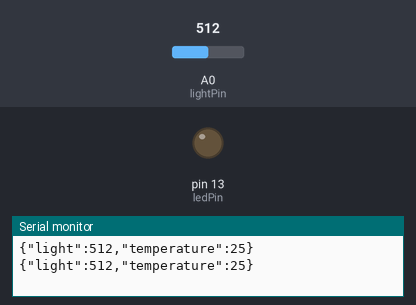
The sketch below on a simulated Arduino Uno, built with avr-gcc and run on an emulated ATmega328P. Parts: output pins drawn as LEDs (lit = HIGH), the last lines printed to the serial monitor. Inputs (shaded band) come from the test bench; at power-on: A0 (lightPin) = 512.

Above: at 1.8 s.
1.9 s: A0 (lightPin) set to 409
3.4 s: A0 (lightPin) set to 386
At 5.1 s:
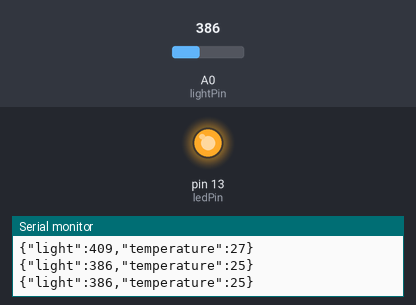
5.5 s: A0 (lightPin) set to 410
At 6.7 s:
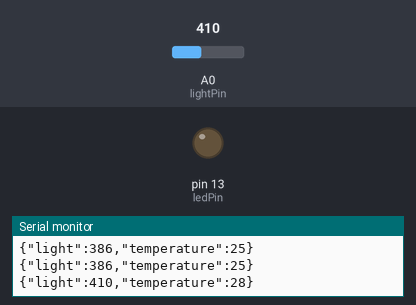
7.5 s: A0 (lightPin) set to 390
At 9.4 s:
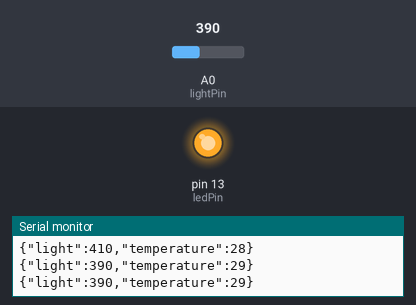
Timing chart, 0 to 10.5 s (numbered marks = the images above; inputs shaded):
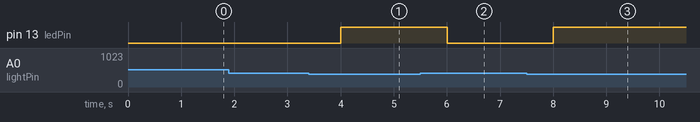

Measured:
- the behaviour switches between 400 and 399 on A0 (lightPin) (found by bisection; images 0 and 1)
- after the input at 3.4 s, pin 13 (ledPin): LOW → HIGH after 0.60 s
- after the input at 5.5 s, pin 13 (ledPin): HIGH → LOW after 0.50 s
- after the input at 7.5 s, pin 13 (ledPin): LOW → HIGH after 0.51 s

The sketch:

sensor_node.ino
```cpp
const int lightPin = A0;
const int ledPin = 13;

void setup() {
  Serial.begin(9600);
  pinMode(ledPin, OUTPUT);
}

void loop() {
  int light = analogRead(lightPin);
  int temperature = 24 + (light % 7);

  Serial.print("{\"light\":");
  Serial.print(light);
  Serial.print(",\"temperature\":");
  Serial.print(temperature);
  Serial.println("}");

  digitalWrite(ledPin, light < 400 ? HIGH : LOW);
  delay(1000);
}
```
